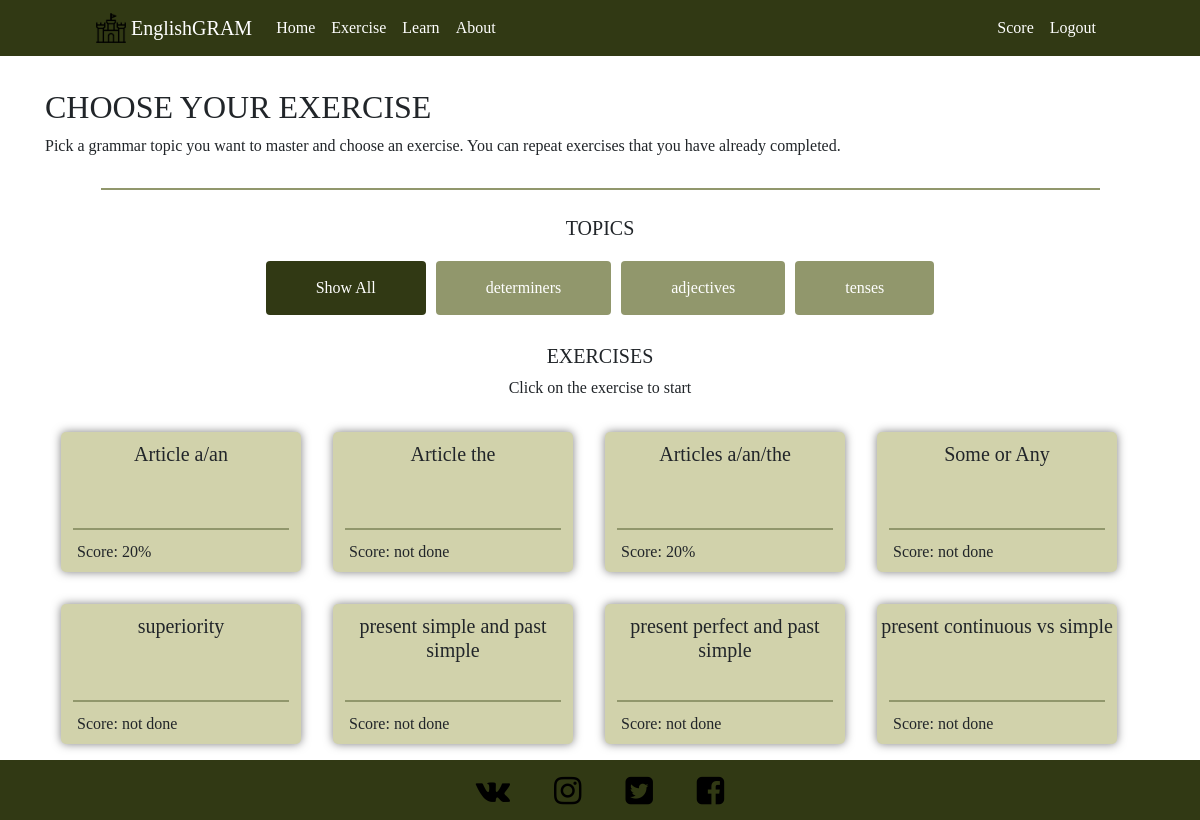
Page /exercise (signed in) on the committed database.
### tables this page shows
CREATE TABLE "scores" (
	"id"	INTEGER NOT NULL PRIMARY KEY AUTOINCREMENT,
	"username"	TEXT NOT NULL,
	"exercise_id"	INTEGER NOT NULL,
	"correct_answers"	INTEGER NOT NULL,
	"questions"	INTEGER NOT NULL,
	"date"	REAL NOT NULL
);

CREATE TABLE "exercises" (
	"id"	INTEGER,
	"topic"	TEXT,
	"name"	TEXT,
	"type"	TEXT,
	"quantity"	INTEGER,
	"tags"	TEXT,
	"description"	TEXT
);

### application.py (the view, shortened to what this page needs)
@app.route("/exercise")
@login_required
def exercise():
    topics = db.execute("select distinct topic from exercises") # getting list with all topics
    exercises = dict()
    for cur_topic in topics:
        exercise = db.execute(""" SELECT exercises.id, name, type, quantity, correct_answers
                                FROM exercises LEFT JOIN scores ON exercises.id = scores.exercise_id
                                AND scores.username = :user WHERE topic = :tmp""", user = session["username"], tmp = cur_topic["topic"])
        exercises[cur_topic["topic"]] = exercise
    topics = list(exercises.keys())
    return render_template("exercise.html", exercises=exercises, topics=topics)

### application.py (called while the page is built)
@app.after_request
def after_request(response):
    response.headers["Cache-Control"] = "no-cache, no-store, must-revalidate"
    response.headers["Expires"] = 0
    response.headers["Pragma"] = "no-cache"
    return response

### helpers.py (called while the page is built)
def login_required(f):
    @wraps(f)
    def decorated_function(*args, **kwargs):
        if session.get("user_id") is None:
            return redirect("/login")
        return f(*args, **kwargs)
    return decorated_function

### templates/exercise.html (shortened to what this page needs)
{% extends "layout.html" %}
{% block main %}
    <div class="container">
      <h2 style="margin-top: 1em;">CHOOSE YOUR EXERCISE</h2>
      <p>Pick a grammar topic you want to master and choose an exercise.
          You can repeat exercises that you have already completed.</p>
      <hr>
    <h5 style="text-align: center;">TOPICS</h5>
    <nav class="navbar navbar-expand-lg navbar-light">
      <div class="collapse navbar-collapse justify-content-center" id="exercises">
          <ul class="nav nav-pills mb-3" id="pills-tab" role="tablist" style="margin: 0; padding: 0">
            <li class="nav-item">
              <a class="nav-link active"  id="showall-tab" data-toggle="pill" href="#showall" role="tab" aria-controls="showall" aria-selected="true">Show All</a>
            </li>
            {% for topic in topics %}
            <li class="nav-item">
              <a class="nav-link" id="Cars-tab" data-toggle="pill" href="#{{ topic }}" role="tab" aria-controls="{{ topic }}" aria-selected="false">{{ topic }}</a>
            </li>
            {% endfor %}
          </ul>
      </div>
    </nav>
    </div>
      <h5 style="text-align: center;">EXERCISES</h5>
      <p style="text-align: center;">Click on the exercise to start</p>
      <div class="container">
      <div class="tab-content" id="pills-tabContent" style="">
        <div class="tab-pane fade show active" id="showall" role="tabpanel" aria-labelledby="showall-tab">
          {% for topic in topics %}
            {% for exercise in exercises[topic] %}
              <div class="Portfolio">
                  <h5 class="card-title" style="text-align: center; margin-top: 0.5em;">{{ exercise["name"] }}</h5>
                  <hr style="bottom: 1em; position: absolute; margin-left: 5%">
                  {% if exercise["correct_answers"] %}
                    <p style="bottom: 0.5em; margin-bottom: 0; margin-left: 1em; position: absolute"
                    class="card-text">Score: {{ '%0.0f' % (exercise["correct_answers"] / exercise["quantity"] * 100) }}%</p>
                  {% else %}
                    <p style="bottom: 0.5em; margin-bottom: 0; margin-left: 1em; position: absolute"
                    class="card-text">Score: not done</p>
                  {% endif %}
              </div>
            {% endfor %}
          {% endfor %}
        </div>
      </div>
      </div>
{% endblock %}

### static/styles.css (style rules this page uses)
html { position: relative; min-height: 100%; }
body { margin-bottom: 60px; font-family: Verdana; }
hr { border-top: 2px solid #91976c; width: 90%; height: 10px; margin-top: 30px; }
.Portfolio { position: relative; background-color: #d1d2ab; box-shadow: 0 0 10px rgba(0,0,0,0.5); margin: 1em; float: left; width: 240px; height: 140px; transition-duration: 0.4s; border-radius: 5px; animation: winanim 0.5s ; -webkit-backface-visibility:visible; backface-visibility:visible; }
.nav { padding:20px; margin-top:-30px; }
.nav li a { margin:5px; padding: 15px 50px; font-size:16px; color: white; background: #91976c; transition-duration: 0.4s; }
.nav .active { background-color: #313914 !important; color: white; }

### rows in the picture
scores: name "Article a/an", exercise['correct_answers']/exercise['quantity']*100 "20"
exercises: name "Article the", shows "Score: not done"
scores: name "Articles a/an/the", exercise['correct_answers']/exercise['quantity']*100 "20"
exercises: name "Some or Any", shows "Score: not done"
exercises: name "superiority", shows "Score: not done"
exercises: name "present simple and past simple", shows "Score: not done"
exercises: name "present perfect and past simple", shows "Score: not done"
exercises: name "present continuous vs simple", shows "Score: not done"

### other values in the picture
{{ topic }} "determiners" "adjectives" "tenses"
